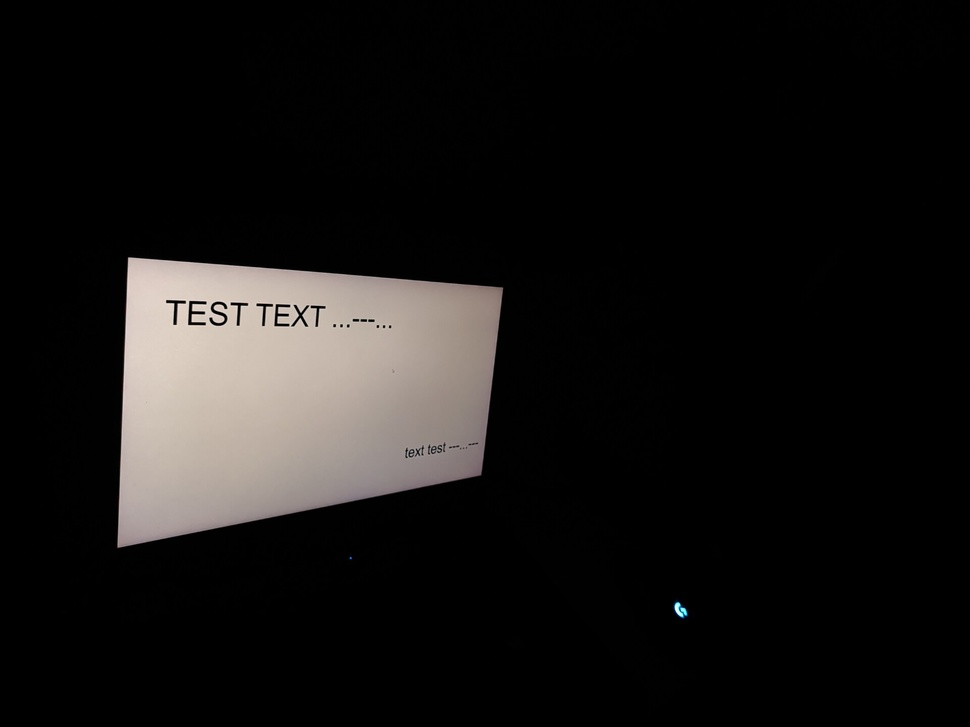
#> input picture server/tests/images/paint_text/diagonal_big.jpg, 970 x 727 px, shrunk from 1920 x 1440 before the run
$ python -i filters.py   (imports and definitions only)   (older library calls are emulated)
#> lines starting #> are read from the running program, lines starting #| are printed output that depends on the picture
#> further down, picture is the input picture: shape (727, 970, 3); mean B, G, R 20.1, 21.2, 22.8
import cv2
import numpy as np

# [15 lines left out: function make_contrast_lut, not called in this run]


def accentuate_contrast(a, b, sa, sb, L=256):
    lut = make_contrast_lut(a, b, sa, sb, L)
    return lambda image: cv2.LUT(image, lut)

# [18 lines left out: functions sharpen_laplacian, sharpen_unsharp_mask, estimate_blur, not called in this run]

# lab 3, cu OpenCV

def apply_lab(fn):
    def wrapper(image: np.ndarray) -> np.ndarray:
        if image.ndim == 2: return fn(image)
        lab = cv2.cvtColor(image, cv2.COLOR_BGR2LAB)
#> lab: shape (727, 970, 3); mean of channels 0, 1, 2 22.3, 128.4, 128.7
        l, a, b = cv2.split(lab)
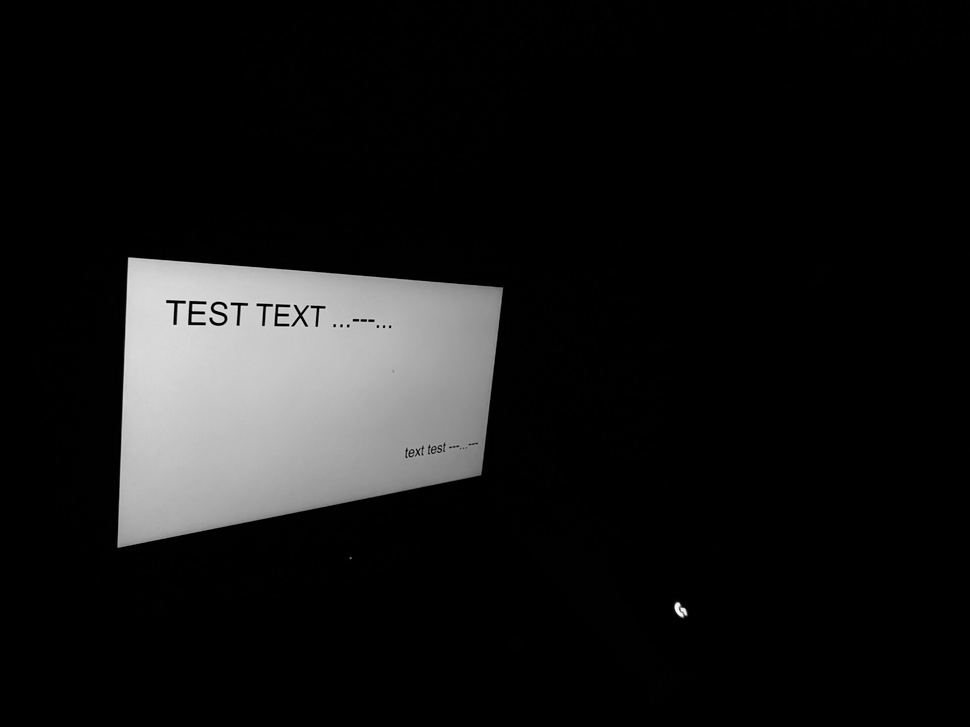
#> l: shape (727, 970); min 0, max 251, mean 22.3
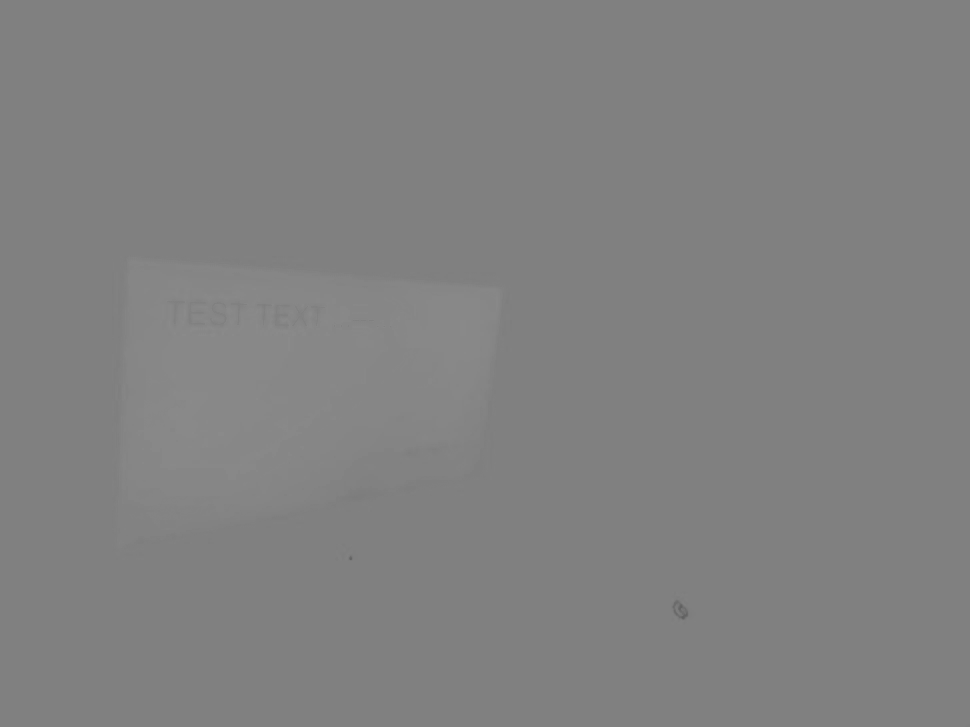
#> b: shape (727, 970); min 96, max 138, mean 128.7
        l_eq = fn(l)
        lab_eq = cv2.merge((l_eq, a, b))
#> lab_eq: shape (727, 970, 3); mean of channels 0, 1, 2 24.5, 128.4, 128.7
        return cv2.cvtColor(lab_eq, cv2.COLOR_LAB2BGR)
    return wrapper

def histogram_equalization(image: np.ndarray) -> np.ndarray:
    return apply_lab(cv2.equalizeHist)(image)

def clahe_adaptive_equalization(image: np.ndarray, clip_limit: float = 2.0, tile_grid_size: tuple[int, int] = (8, 8)) -> np.ndarray:
    clahe = cv2.createCLAHE(clipLimit=clip_limit, tileGridSize=tile_grid_size)
    return apply_lab(clahe.apply)(image)

# [18 lines left out: function eg_adapt_img_lab, not called in this run]

>>> import cv2
>>> picture = cv2.imread('../tests/images/paint_text/diagonal_big.jpg')
>>> result = clahe_adaptive_equalization(picture)

$ run again, on server/tests/images/paint_text/diagonal_small.jpg
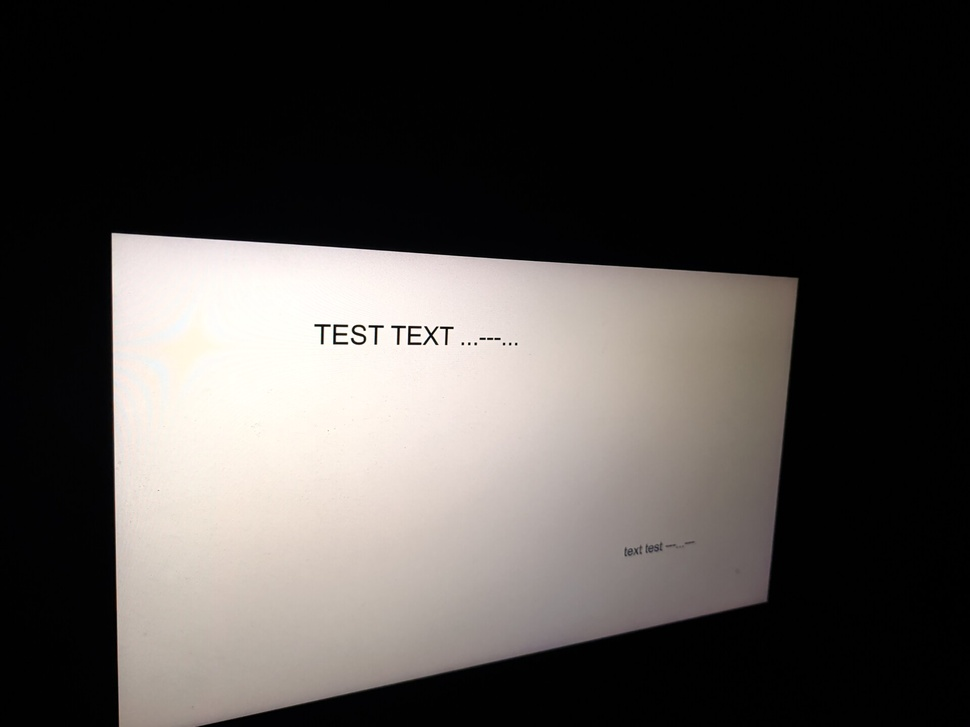
#> input picture server/tests/images/paint_text/diagonal_small.jpg, 970 x 727 px, shrunk from 1920 x 1440 before the run
#> picture is the input picture: shape (727, 970, 3); mean B, G, R 72.4, 75, 78.9
#> lab: shape (727, 970, 3); mean of channels 0, 1, 2 77.6, 128.9, 129.8
#> in wrapper, `l_eq = fn(l)`:
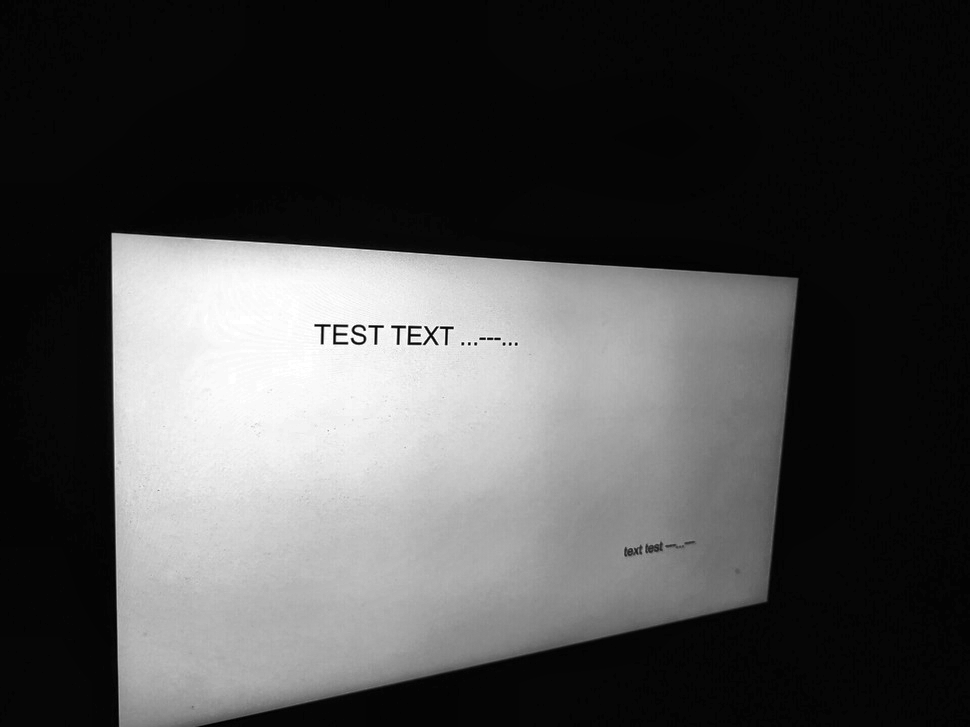
#> l_eq: shape (727, 970); min 1, max 255, mean 75.1
#> lab_eq: shape (727, 970, 3); mean of channels 0, 1, 2 75.1, 128.9, 129.8
#> in wrapper, `return cv2.cvtColor(lab_eq, cv2.COLOR_LAB2BGR)`:
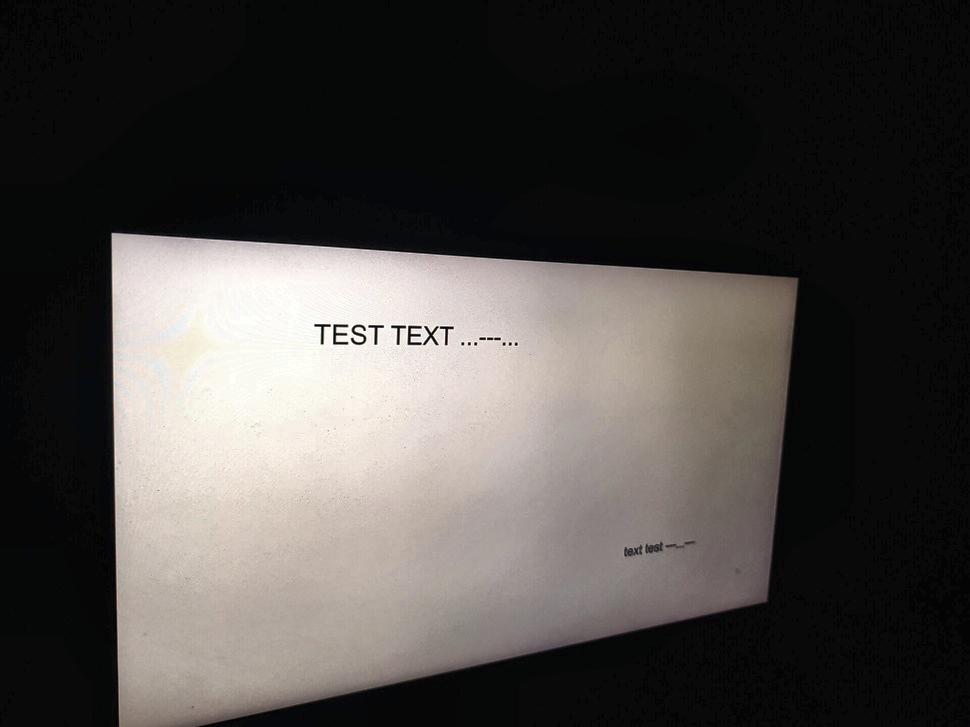
#> returned value: shape (727, 970, 3); mean B, G, R 70.8, 73.6, 76.8

$ run again, on server/tests/images/paint_text/dimmed.jpg
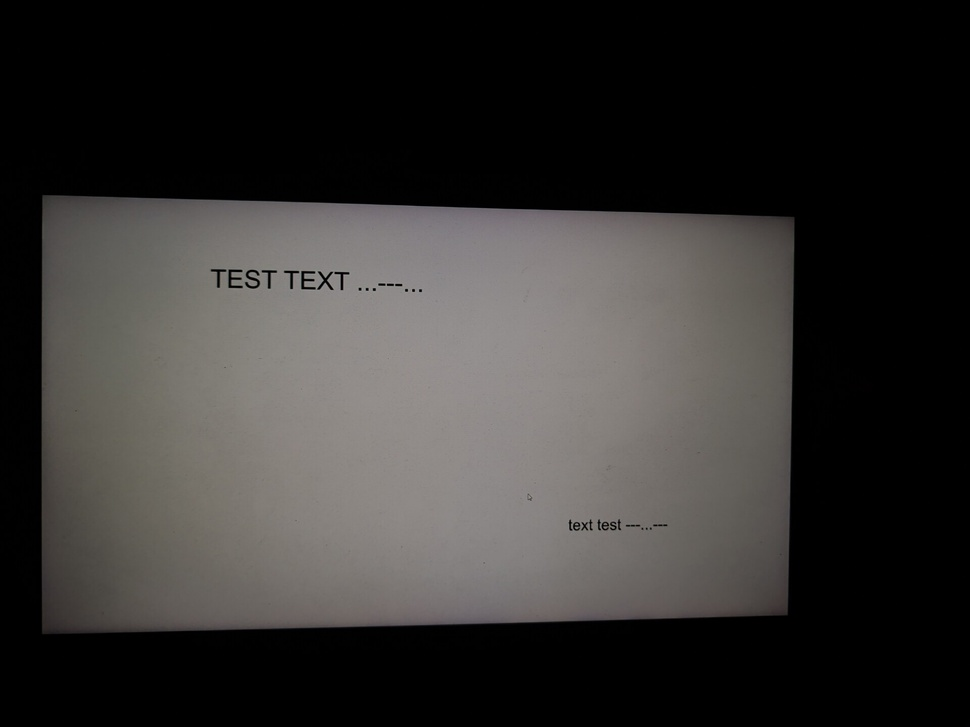
#> input picture server/tests/images/paint_text/dimmed.jpg, 970 x 727 px, shrunk from 1920 x 1440 before the run
#> picture is the input picture: shape (727, 970, 3); mean B, G, R 48.9, 50.4, 52.3
#> lab: shape (727, 970, 3); mean of channels 0, 1, 2 54.3, 128.4, 129.1
#> in wrapper, `l_eq = fn(l)`:
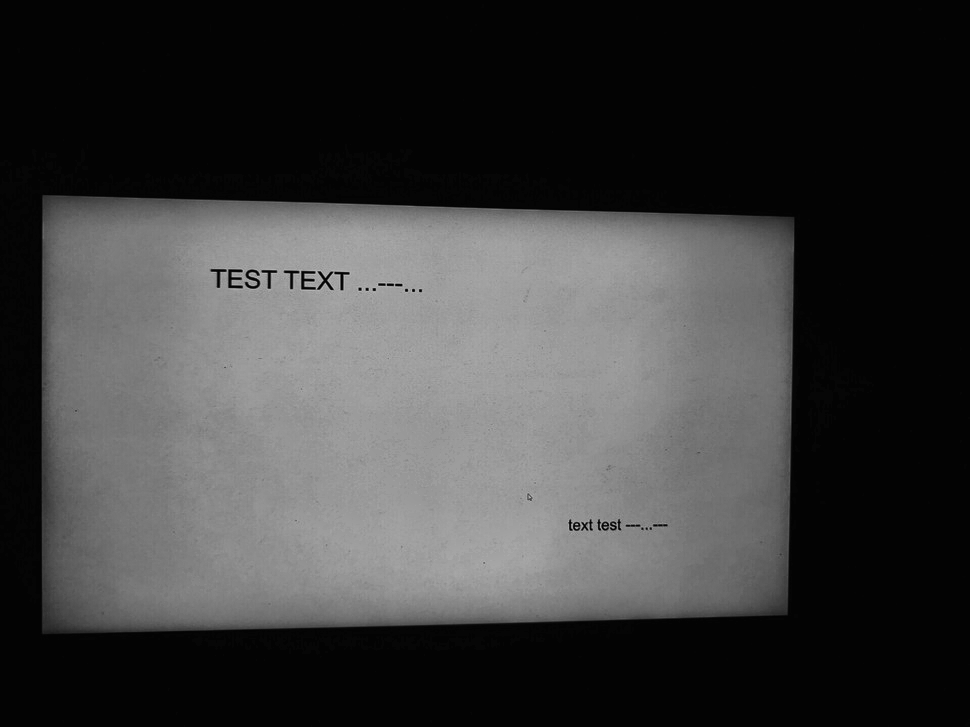
#> l_eq: shape (727, 970); min 1, max 187, mean 60.8
#> lab_eq: shape (727, 970, 3); mean of channels 0, 1, 2 60.8, 128.4, 129.1
